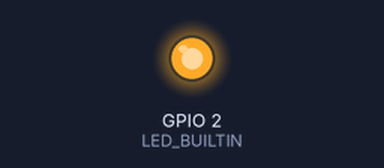
The sketch below on a simulated ESP8266 (NodeMCU). On the bench: output pins drawn as LEDs (lit = HIGH, except the on-board LED, lit = LOW). At 1.0 s the program puts the board to deep sleep or switches it off; the recording ends there.

Above: at 0.1 s.
Timing chart, 0 to 1.0 s (numbered marks = the images above):
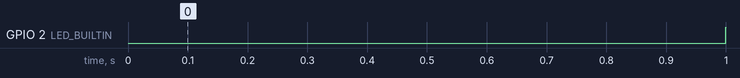

Measured:
- by itself, GPIO 2 (LED_BUILTIN): LOW → HIGH at 1.0 s

The sketch:

Blink.ino
```cpp
void setup() {
  pinMode(LED_BUILTIN, OUTPUT);

  // Blink to show we are awake
  digitalWrite(LED_BUILTIN, LOW);
  delay(1000);
  digitalWrite(LED_BUILTIN, HIGH);

  ESP.deepSleep(2e6, WAKE_RF_DISABLED);
}

void loop() {
  // Never reached
}
```
